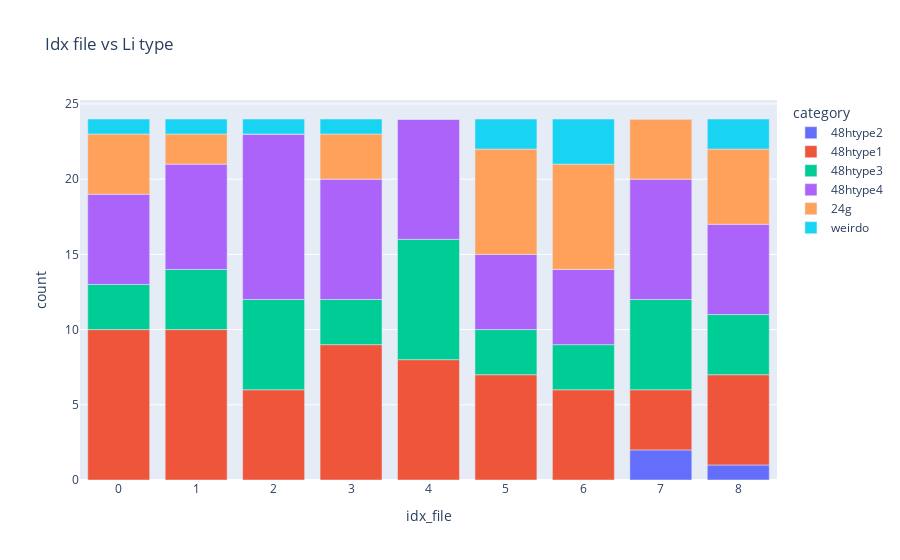

The code cell stored with this chart in its notebook:
### Code cell
Mapping.Labelling.get_amount_type(file_loc_important_cols_sorted, litype, el = "Li")
df_amount_type_sorted = Plot.Mapping.Labelling.plot_amount_type(file_loc_important_cols_sorted, litype, el, style, category_labels)

### Figure 1 — Plotly figure (JSON) as saved in the notebook; plotly's stock layout.template omitted (floating-point values rounded to 4 significant figures)
{"data": [{"alignmentgroup": "True", "hovertemplate": "category=48htype2<br>idx_file=%{x}<br>count=%{y}<extra></extra>", "legendgroup": "48htype2", "marker": {"color": "#636efa", "pattern": {"shape": ""}}, "name": "48htype2", "offsetgroup": "48htype2", "orientation": "v", "showlegend": true, "textposition": "auto", "type": "bar", "x": [0, 1, 2, 3, 4, 5, 6, 7, 8], "xaxis": "x", "y": [0, 0, 0, 0, 0, 0, 0, 2, 1], "yaxis": "y"}, {"alignmentgroup": "True", "hovertemplate": "category=48htype1<br>idx_file=%{x}<br>count=%{y}<extra></extra>", "legendgroup": "48htype1", "marker": {"color": "#EF553B", "pattern": {"shape": ""}}, "name": "48htype1", "offsetgroup": "48htype1", "orientation": "v", "showlegend": true, "textposition": "auto", "type": "bar", "x": [0, 1, 2, 3, 4, 5, 6, 7, 8], "xaxis": "x", "y": [10, 10, 6, 9, 8, 7, 6, 4, 6], "yaxis": "y"}, {"alignmentgroup": "True", "hovertemplate": "category=48htype3<br>idx_file=%{x}<br>count=%{y}<extra></extra>", "legendgroup": "48htype3", "marker": {"color": "#00cc96", "pattern": {"shape": ""}}, "name": "48htype3", "offsetgroup": "48htype3", "orientation": "v", "showlegend": true, "textposition": "auto", "type": "bar", "x": [0, 1, 2, 3, 4, 5, 6, 7, 8], "xaxis": "x", "y": [3, 4, 6, 3, 8, 3, 3, 6, 4], "yaxis": "y"}, {"alignmentgroup": "True", "hovertemplate": "category=48htype4<br>idx_file=%{x}<br>count=%{y}<extra></extra>", "legendgroup": "48htype4", "marker": {"color": "#ab63fa", "pattern": {"shape": ""}}, "name": "48htype4", "offsetgroup": "48htype4", "orientation": "v", "showlegend": true, "textposition": "auto", "type": "bar", "x": [0, 1, 2, 3, 4, 5, 6, 7, 8], "xaxis": "x", "y": [6, 7, 11, 8, 8, 5, 5, 8, 6], "yaxis": "y"}, {"alignmentgroup": "True", "hovertemplate": "category=24g<br>idx_file=%{x}<br>count=%{y}<extra></extra>", "legendgroup": "24g", "marker": {"color": "#FFA15A", "pattern": {"shape": ""}}, "name": "24g", "offsetgroup": "24g", "orientation": "v", "showlegend": true, "textposition": "auto", "type": "bar", "x": [0, 1, 2, 3, 4, 5, 6, 7, 8], "xaxis": "x", "y": [4, 2, 0, 3, 0, 7, 7, 4, 5], "yaxis": "y"}, {"alignmentgroup": "True", "hovertemplate": "category=weirdo<br>idx_file=%{x}<br>count=%{y}<extra></extra>", "legendgroup": "weirdo", "marker": {"color": "#19d3f3", "pattern": {"shape": ""}}, "name": "weirdo", "offsetgroup": "weirdo", "orientation": "v", "showlegend": true, "textposition": "auto", "type": "bar", "x": [0, 1, 2, 3, 4, 5, 6, 7, 8], "xaxis": "x", "y": [1, 1, 1, 1, 0, 2, 3, 0, 2], "yaxis": "y"}], "layout": {"barmode": "relative", "legend": {"title": {"text": "category"}, "tracegroupgap": 0}, "title": {"text": "Idx file vs Li type"}, "xaxis": {"anchor": "y", "domain": [0, 1], "title": {"text": "idx_file"}}, "yaxis": {"anchor": "x", "domain": [0, 1], "title": {"text": "count"}}}}
